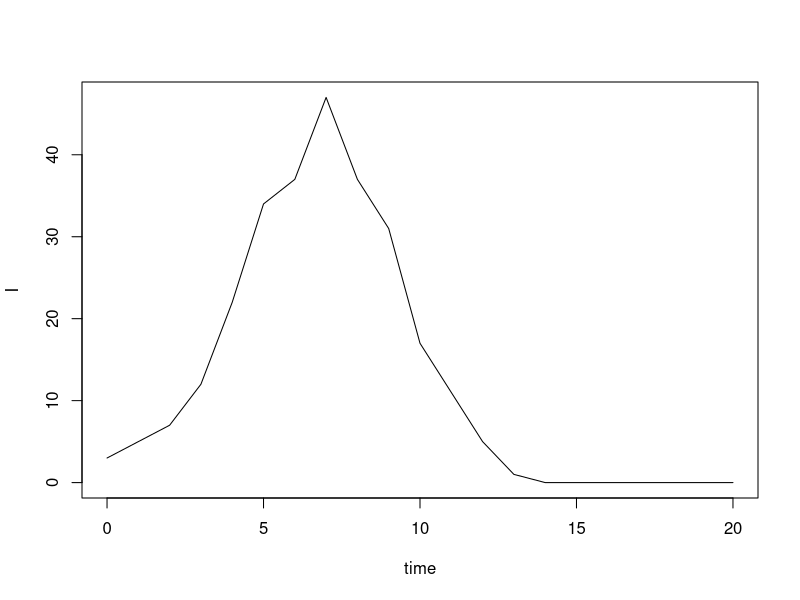

Generate this figure with R:
# Reed Frost Model
# Suárez Pérez Juan Pablo 
# 21 / 11 / 2022

reed_frost_next_step <- function(size, infected, z) {
  p <- 1 - (1 - z) ** infected
  new_infected <- rbinom(n = 1, size = size, prob =  p)
  new_size <- size - new_infected
  state_next <- c(S = new_size, I = new_infected)
  return(state_next) 
}
 
evolution_reed_frost <- function(size, infected, z, steps) {
  evolution <- matrix(nrow = steps + 1, ncol = 3)
  evolution[1,1] <- 0
  evolution[1,2] <- size
  evolution[1,3] <- infected
  colnames(evolution) <- c("time", "S", "I")
  for (step in 1:steps) {
    evolution[step + 1, 1] <- step
    results <- reed_frost_next_step(evolution[step, 2], evolution[step, 3], z)
    evolution[step + 1, 2] <- results[1]
    evolution[step + 1, 3] <- results[2]
  }
  return(evolution)
  
}
results <- evolution_reed_frost(400, 3, 0.004, 20)
plot(I~time, data=results, type="l")